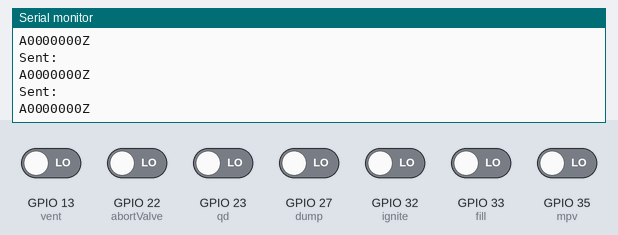
Bench run of a program on a simulated ESP32. Parts: the last lines printed to the serial monitor. The inputs (shaded band) are chosen by the test bench; at power-on: GPIO 13 (vent), GPIO 22 (abortValve), GPIO 23 (qd), GPIO 27 (dump), GPIO 32 (ignite), GPIO 33 (fill), GPIO 35 (mpv) LOW.

Above: at 1.5 s.
1.6 s: GPIO 13 (vent) driven HIGH
At 1.94 s:
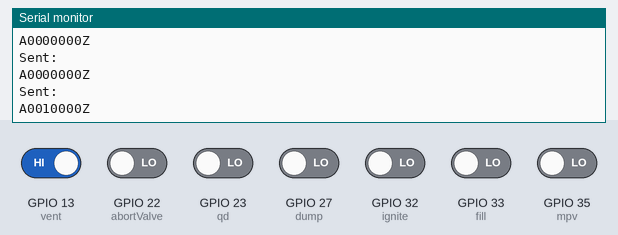
3.1 s: GPIO 22 (abortValve) driven HIGH
At 3.45 s:
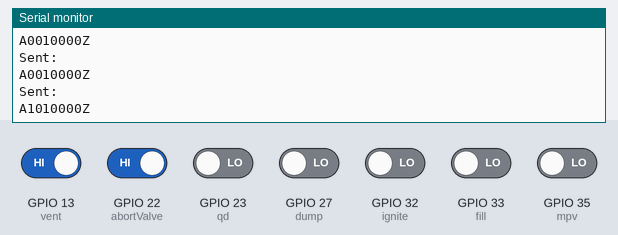
4.6 s: GPIO 23 (qd) driven HIGH
At 4.96 s:
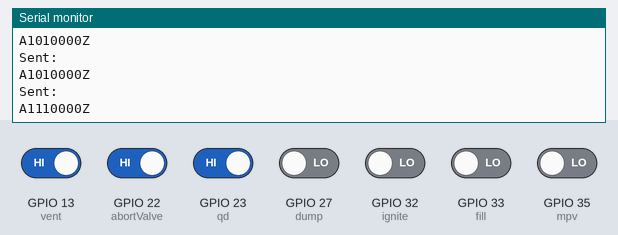
6.1 s: GPIO 27 (dump) driven HIGH
At 6.47 s:
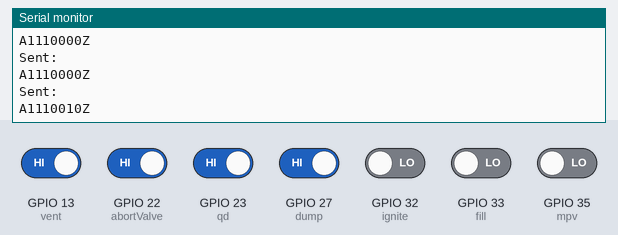
7.6 s: GPIO 32 (ignite) driven HIGH
At 7.97 s:
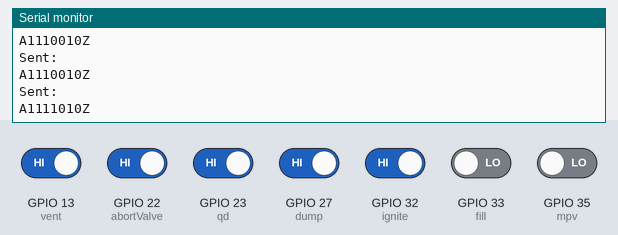
9.1 s: GPIO 33 (fill) driven HIGH
At 9.48 s:
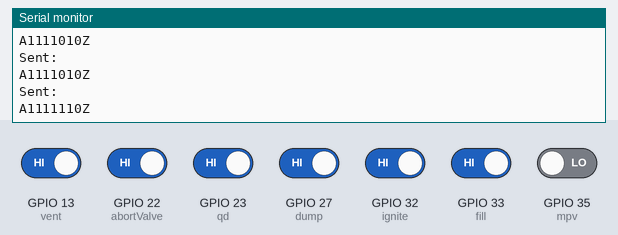
Timing chart, 0 to 11.6 s (numbered marks = the images above; inputs shaded):
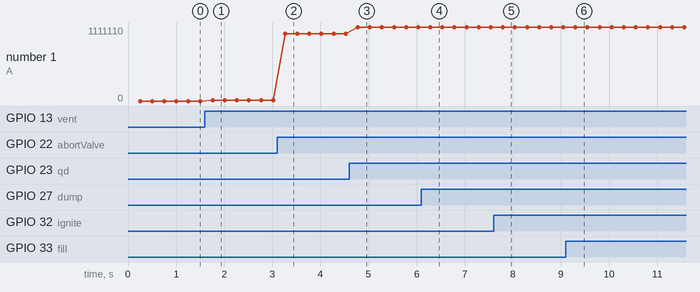

The program:

main.cpp
```cpp
////////// ARDUINO UNO CODE //////////
/*
#include "SoftwareSerial.h"
#define TX 12
#define RX 13
EspSoftwareSerial::UART rs485Serial;
rs485Serial.enableIntTx(false)
rs485Serial.begin(115200, EspSoftwareSerial::SWSERIAL_8N1, RX, TX)
*/
//ABORT logic not implemented
#include <HardwareSerial.h>
#define RO_PIN 19 //18 //32 boRD
#define DI_PIN 18 //17 //35
//jumper wire to HIGH
#define RE 26 //13
#define DE 4 //27
//RE to 26
//DE to 27
//#define purge 22 //22
/*#define heatpad 5 //17
#define siren 13 //22
#define sirenPower 32 //23*/
#define fill 33 //23
#define abortValve 22 //21
#define dump 27 //19
#define vent 13 //18
#define qd 23
#define ignite 32 //2
#define mpv 35 //15
unsigned long long delay_time = 250;
unsigned long long last_time = 0;
HardwareSerial rs485Serial(2);
//SoftwareSerial rs485Serial(RO_PIN, DI_PIN);
void setup() {
  pinMode(RE, OUTPUT);
  pinMode(DE, OUTPUT);
  digitalWrite(RE, HIGH);
  digitalWrite(DE, HIGH);
 // pinMode(purge, INPUT_PULLDOWN);
  pinMode(fill, INPUT_PULLDOWN);
  pinMode(abortValve, INPUT_PULLDOWN);
  pinMode(dump, INPUT_PULLDOWN);
  pinMode(vent, INPUT_PULLDOWN);
  pinMode(qd, INPUT_PULLDOWN);
  pinMode(ignite, INPUT_PULLDOWN);
  pinMode(mpv, INPUT_PULLDOWN);
  //pinMode(siren, INPUT_PULLDOWN);
  //pinMode(sirenPower, OUTPUT);
  //digitalWrite(sirenPower, HIGH);
  Serial.begin(115200);
  rs485Serial.begin(115200, SERIAL_8N1, RO_PIN, DI_PIN);
  Serial.println("Setup Complete");
  last_time = millis();
}
void loop() {
  if((millis() - last_time) > delay_time)
  {
    String message;
    //String Purge = String(digitalRead(purge));
    String Fill = String(digitalRead(fill));
    String AbortValve = String(digitalRead(abortValve));
    String Dump = String(digitalRead(dump));
    String Vent = String(digitalRead(vent));
    String QD = String (digitalRead(qd));
    String Ignite = String(digitalRead(ignite));
    String MPV = String(digitalRead(mpv));
    //String Heatpad = String(digitalRead(heatpad));
    //String Siren = String(digitalRead(siren));
    //message = ('A' + AbortValve + QD + Vent + Ignite + Purge + Fill + Dump + Heatpad + MPV + Siren + 'Z');
    message = ('A' + AbortValve + QD + Vent + Ignite + Fill + Dump + MPV + 'Z');
    rs485Serial.println(message);
    Serial.println("Sent:");
    Serial.println(message);
    last_time = millis();
  }
}
```

Measured:
- after the input at 1.6 s, the serial monitor: prints a new line after 0.16 s (image 1)
- after the input at 3.1 s, the serial monitor: prints a new line after 0.17 s (image 2)
- after the input at 4.6 s, the serial monitor: prints a new line after 0.18 s (image 3)
- after the input at 6.1 s, the serial monitor: prints a new line after 0.18 s (image 4)
- after the input at 7.6 s, the serial monitor: prints a new line after 0.19 s (image 5)
- after the input at 9.1 s, the serial monitor: prints a new line after 0.20 s (image 6)
- plotted number 1: 0 → 10000 after the input at 1.6 s, 10000 → 1010000 after the input at 3.1 s, 1010000 → 1110000 after the input at 4.6 s, 1110000 → 1110010 after the input at 6.1 s, 1110010 → 1111010 after the input at 7.6 s
